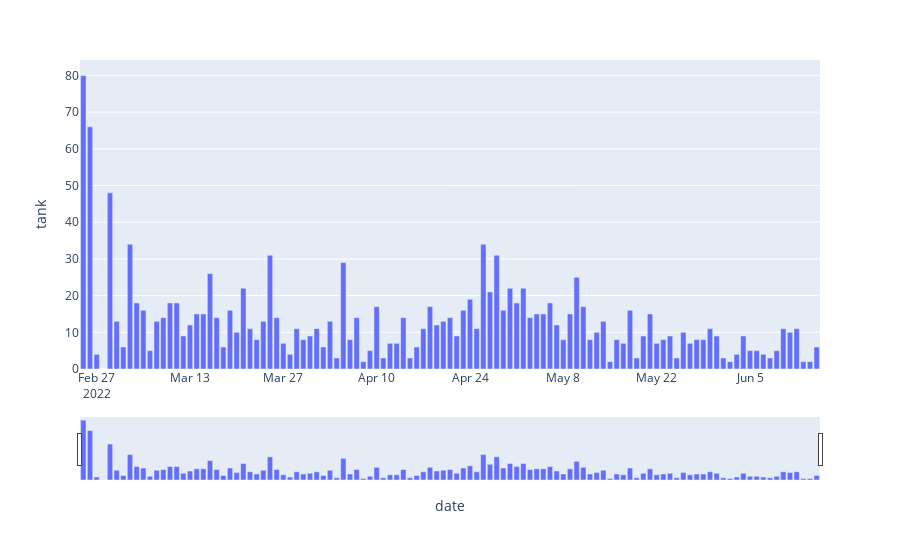

The cell this chart's notebook holds for it:
### Markdown cell above
#### some quick visuals

### Code cell
fig = px.bar(df_equipment_daily, x='date', y='tank')
fig.update_layout(xaxis_rangeslider_visible=True)
fig.show()
